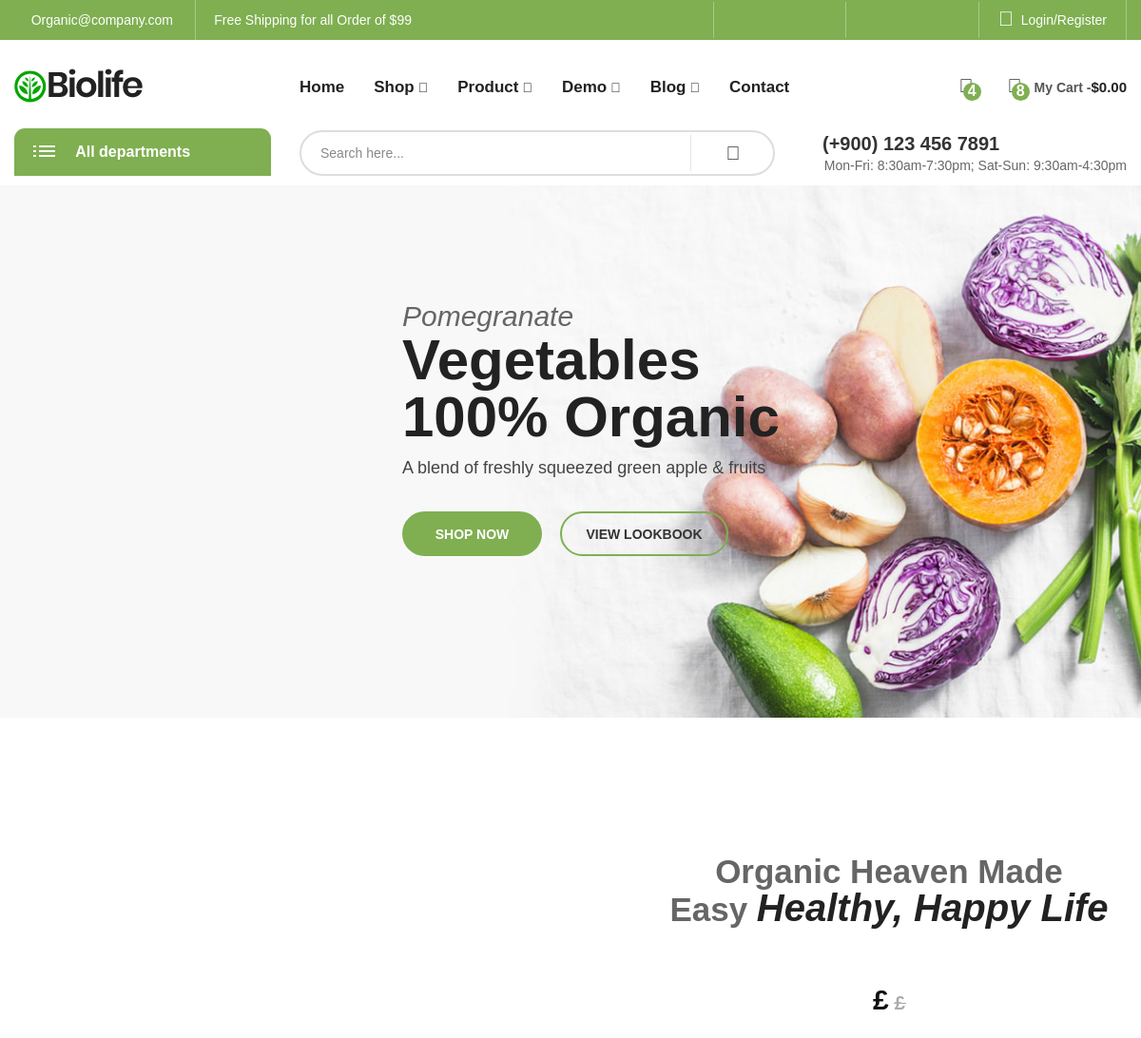
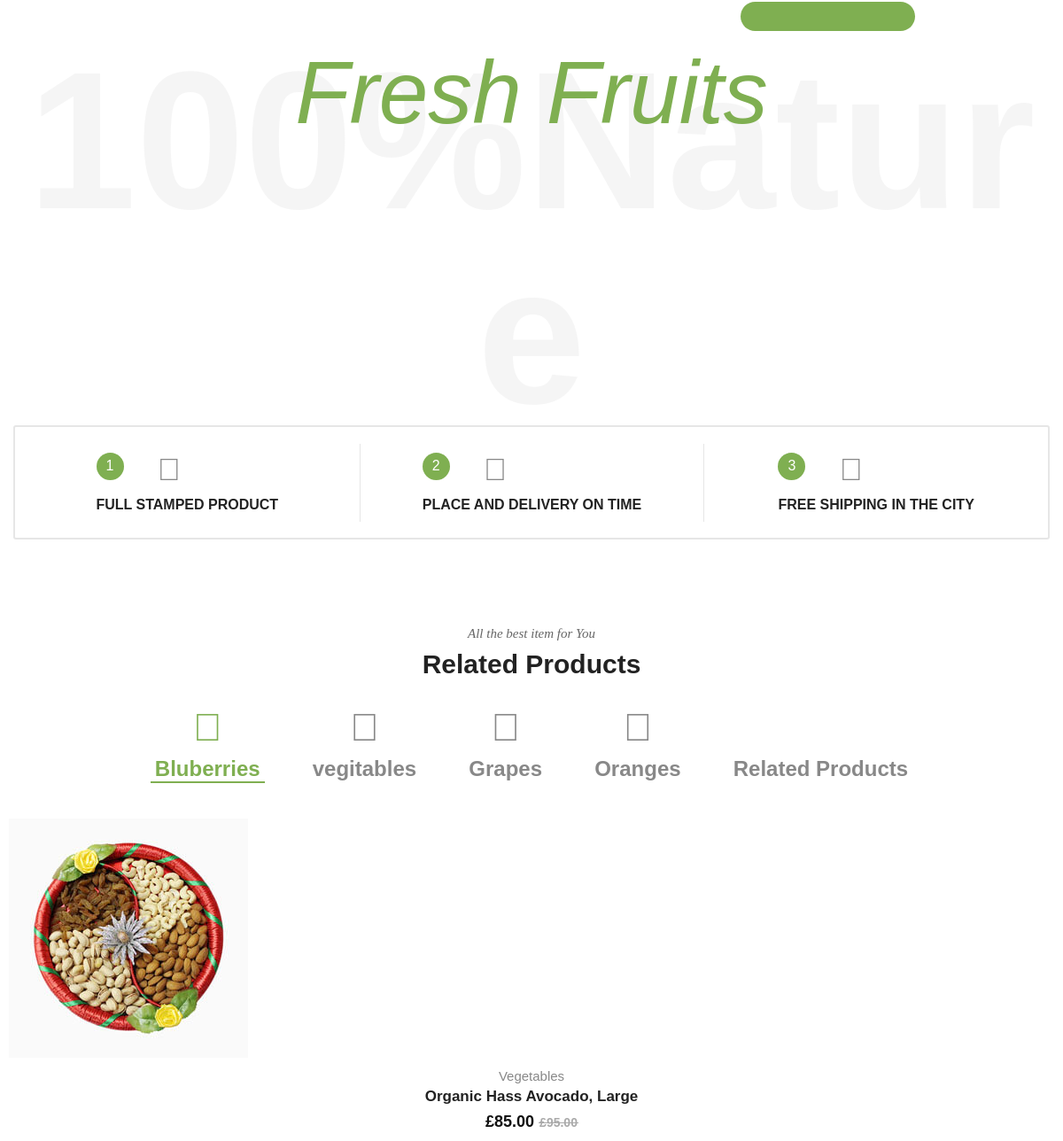
The app's page /home-4/ (upper part), older data (2 pictures, top to bottom).
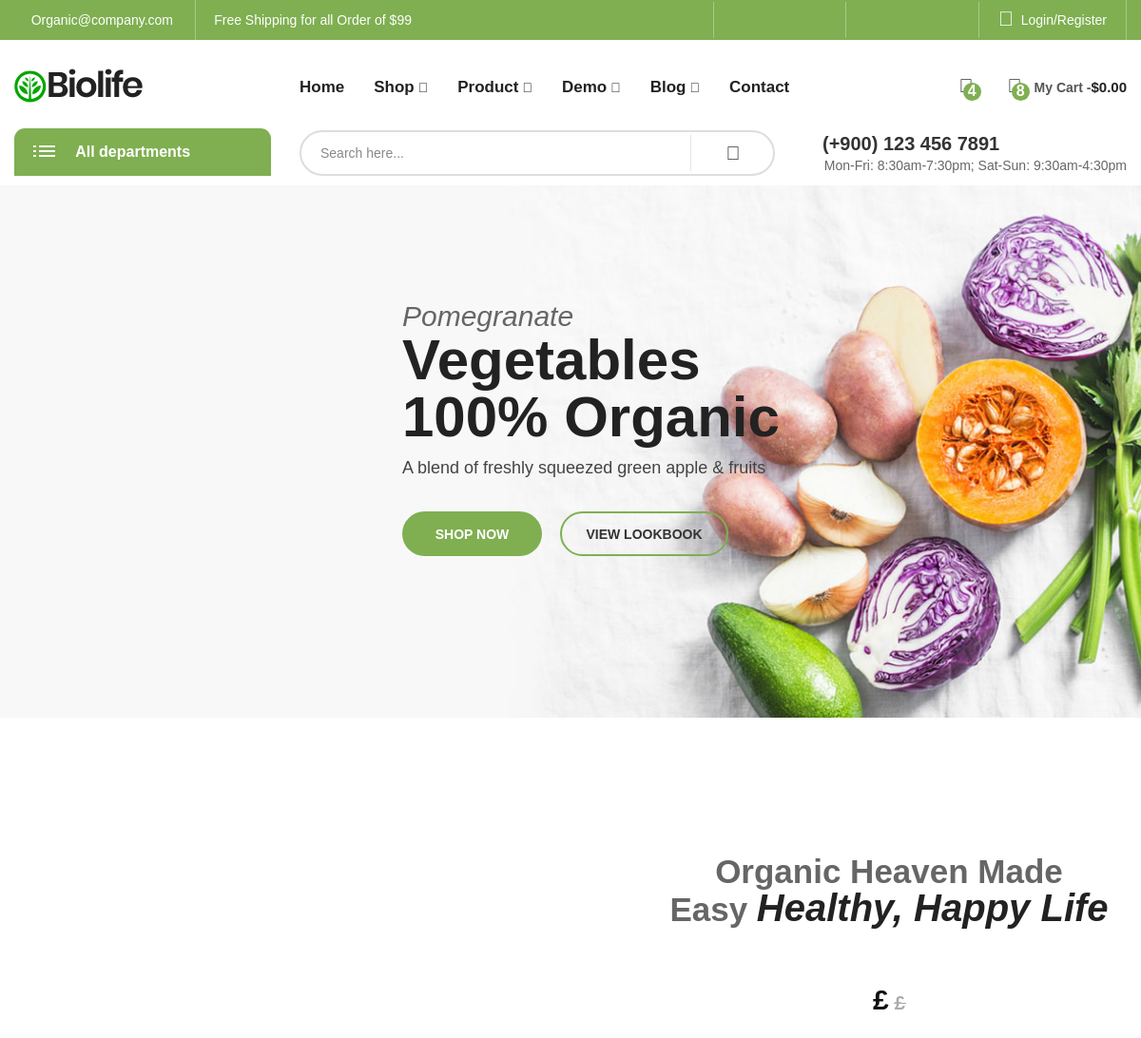
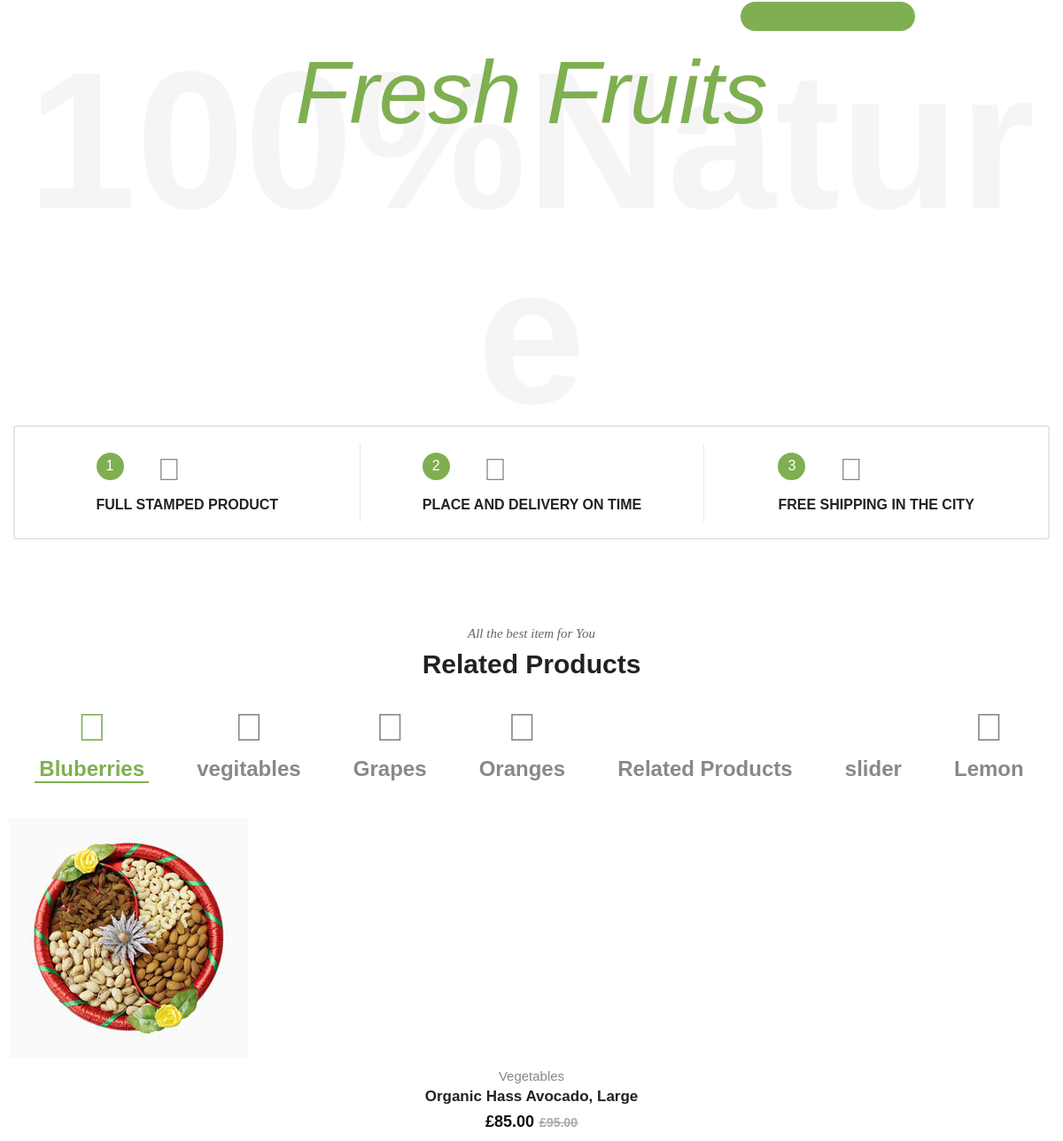
The same page, newer data (2 pictures, top to bottom).
### task1/models.py (models this page shows, shortened)
class SecondSlider(models.Model):
    slider=models.ForeignKey(Products,on_delete=models.CASCADE)
    slideheader = models.CharField(max_length=40)
    firsttitle = models.CharField(max_length=70)
    secoundtitle = models.CharField(max_length=80)
    productname = models.CharField(max_length=80)

class Category(models.Model):
    title = models.CharField(max_length=50, blank=True)
    subcattegorry = models.CharField(max_length=50, blank=True, )
    icon = models.CharField(max_length=20, blank=True)
    subcategory = models.BooleanField(default=False)
    @property
    def get_products(self):
        return self.products_set.all()

class Products(models.Model):
    category = models.ManyToManyField(Category)
    subcategory = models.BooleanField(default=False, null=True)
    productimage = models.ImageField(upload_to='toprelatedProduct/')
    productcategory = models.CharField(max_length=50)
    productname = models.CharField(max_length=50)
    price = models.DecimalField(max_digits=90, decimal_places=2)
    oldprice = models.DecimalField(max_digits=90, decimal_places=2)
    productDiscription = models.TextField(max_length=200)

### task1/views.py (the view)
# urls.py: path('home-<int:page_number>/', views.home_page.as_view(), name='home_page'),
class home_page(TemplateView):
    def get(self, request, page_number, ):
        follow = FolloUs.objects.all()
        blog = BlogPost.objects.all()
        banner = Banner.objects.all()
        carousel = Carousel.objects.all()
        special = SpecialOffer.objects.all()
        formatted_page_number = "{:02d}".format(page_number)
        template = f'pages/home-{formatted_page_number}.html'
        cart_items = CartItem.objects.all()
        total_prices = sum(item.quantity * item.product.price for item in cart_items)
        item_prices = [item.quantity * item.product.price for item in cart_items]
        cart_items_and_prices = zip(cart_items, item_prices)
        total_quantity = sum(item.quantity for item in cart_items)
        context = {
            'cart_items': cart_items,
            'cart_items_and_prices': cart_items_and_prices,
            'total_prices': total_prices,
            'total_quantity': total_quantity,
        }
        context = {
            'blog': blog,
            'carousel': carousel,
            'follow': follow,
            'banner': banner,
            'special': special,
        }
        return render(request, template, context=context)

### task1/context_processors.py (called while the page is built)
def categories(request):
    return {"categories": Category.objects.all()}

def products(request):
    return {"products": Products.objects.all()}

def specialslider(request):
    return {"specialslider": SecondSlider.objects.all()}

def blogpost(request):
    return {"recents": BlogPost.objects.order_by('-postdate')[:3]}

def cartitem(request):
    if request.user.is_authenticated:
        user = request.user
        cart, _ = Cart.objects.get_or_create(user=user)
        cart_items = CartItem.objects.filter(cart=cart)
    else:
        user = None
        cart_items = None
    return {'cart_items': cart_items}

def websitesettings(request):
    return {"websitesettings": WebsiteSetting.objects.first()}

def Comments(request):
    return {"comments": Comment.objects.all()}

### templates/pages/home-04.html (shortened to what the changed rows need)
{% extends 'base.html' %}
{% block content %}
    {% load static %}
   <link rel="stylesheet" href="{% static 'assets/css/main-color03-green.css' %}">
    <body class="biolife-body">
    <div class="page-contain">
        <div id="main-content" class="main-content">
            <div class="special-slide">
                <div class="container">
                    <ul class="biolife-carousel dots_ring_style" data-slick='{"arrows": false, "dots": true, "slidesMargin": 30, "slidesToShow": 1, "infinite": true, "speed": 800, "responsive":[{"breakpoint":1200, "settings":{ "slidesToShow": 1}},{"breakpoint":768, "settings":{ "slidesToShow": 2, "slidesMargin":20, "dots": false}},{"breakpoint":480, "settings":{ "slidesToShow": 1}}]}' >
                       {% for special in specialslider %}
                            <li>
                                <div class="slide-contain biolife-banner__special">
                                <div class="banner-contain">
                                    <div class="text-content">
                                        <span class="second-line">{{ special.firsttitle }}</span>
                                        <span class="third-line">Easy <i>{{ special.secoundtitle }}</i></span>
                                        <div class="product-detail">
                                            <div class="price price-contain">
                                                <ins><span class="price-amount"><span class="currencySymbol">£</span>{{ special.productDiscountPrice }}</span></ins>
                                                <del><span class="price-amount"><span class="currencySymbol">£</span>{{ special.productOriginalPrice }}</span></del>
                                            </div>
                                            <div class="buttons">
                                                <a href="#" class="btn add-to-cart-btn"></i>{{ special.Buttontext }}</a>
                                            </div>
                                        </div>
                                    </div>
                                </div>
                            </div>
                            </li>
                       {% endfor %}
                    </ul>
                </div>
            </div>
            <div class="product-tab z-index-20 sm-margin-top-193px xs-margin-top-30px">
                <div class="container">
                    <div class="biolife-tab biolife-tab-contain sm-margin-top-34px">
                        <div class="tab-head tab-head__icon-top-layout icon-top-layout">
                            <ul class="tabs md-margin-bottom-35-im xs-margin-bottom-40-im">
                                {% for catagories in categories %}
                                    <li class="tab-element {%if forloop.first %}active{% endif %}">
                                        <a href="#{{ catagories.title }}" class="tab-link"><span class="biolife-icon {{ catagories.icon }}"></span>{{ catagories.title }}</a>
                                    </li>
                                {% endfor %}
                            </ul>
                        </div>
                        <div class="tab-content">
                        {% for catagorys in categories %}
                            <div id="{{ catagorys.title }}" class="tab-contain {%  if forloop.counter0 == 0 %} active{% endif %}">
                                <ul class="products-list biolife-carousel nav-center-02 nav-none-on-mobile eq-height-contain" data-slick='{"rows":2 ,"arrows":true,"dots":false,"infinite":true,"speed":400,"slidesMargin":10,"slidesToShow":4, "responsive":[{"breakpoint":1200, "settings":{ "slidesToShow": 4}},{"breakpoint":992, "settings":{ "slidesToShow": 3, "slidesMargin":20}},{"breakpoint":768, "settings":{ "slidesToShow": 2, "slidesMargin":15}}]}'>
                                    {% for product in catagorys.get_products %}
                                        <li class="product-item">
                                        <div class="contain-product layout-default">
                                            <div class="product-thumb">
                                                <a href="#" class="link-to-product">
                                                    <img src={{ product.productimage.url  }} alt="Vegetables" width="270" height="270" class="product-thumnail">
                                                </a>
                                            </div>
                                            <div class="info">
                                                <b class="categories">Vegetables</b>
                                                <h4 class="product-title"><a href="#" class="pr-name">Organic Hass Avocado, Large</a></h4>
                                                <div class="price ">
                                                    <ins><span class="price-amount"><span class="currencySymbol">£</span>85.00</span></ins>
                                                    <del><span class="price-amount"><span class="currencySymbol">£</span>95.00</span></del>
                                                </div>
                                            </div>
                                        </div>
                                    </li>
                                    {%endfor%}
                                </ul>
                            </div>
                        {% endfor %}
                        </div>
                    </div>
                </div>
            </div>
        </div>
    </div>
</body>
{% endblock %}

Row changes from the older to the newer data that the page shows:
added Category: title "slider", shown under "Related Products"
added Category: title "Lemon", shown under "Related Products"
